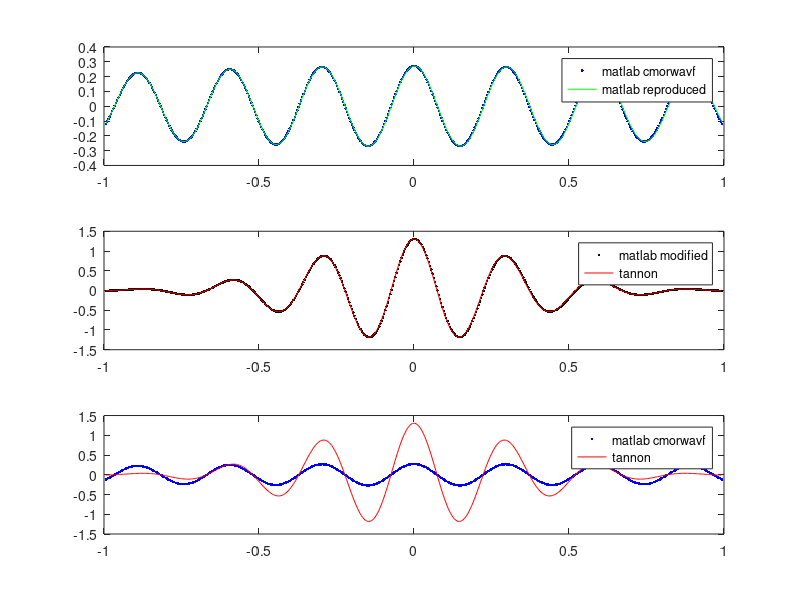

The MATLAB source for this figure:
fs=250; %Hz
frequencies = 2.^(-0.5:1/4:6);  
curr_freq=frequencies(10);

sigmaf = curr_freq./7;  %  7 as Tallon-Baudry et al,
sigmat = 1./sigmaf * (1./(2*pi));  % as in Tallon

% s = 7/(2*pi*curr_freq); % see https://jallen.faculty.arizona.edu/sites/jallen.faculty.arizona.edu/files/Chapter_13_Complex_Morlet_Wavelets_Power_Phase.pdf
% % and look also:
% % https://www.biorxiv.org/content/biorxiv/early/2018/08/21/397182.full.pdf
% % where it's clear that 7 represents the number of cycles. "For neurophysiology data such as EEG, MEG, and LFP, typical values of n
% % range from 2 to 15 over frequencies between 2 Hz and 80 Hz. Other applications may require a
% % different number of cycles. "

Lb = -3*sigmat; 
Ub = +3*sigmat;
time_support = Lb:1/fs:Ub; % 

%% Formula from: Tallon-Baudry, Catherine, et al. "Stimulus specificity of phase-locked and non-phase-locked 40 Hz visual responses in human." Journal of Neuroscience 16.13 (1996): 4240-4249.
wavelet_Tannon = (sqrt(pi)*sigmat).^(-0.5) * exp(2*pi*1i*curr_freq.*time_support) .* exp(-time_support.^2./(2*sigmat^2));   

%% Formula used in cmorwavf and taken from: Computational Signal Processing with Wavelets
wavelet_matlab = ((pi*(1/sigmaf.^2)).^(-0.5)) * exp(2*pi*1i*curr_freq.*time_support) .* exp(-(time_support.^2)*(sigmaf^2)); %% this matches matlab!

%% Modified version of Matlab equation to match Tannon's formula. sqrt(2*pi*(A)) and 2*pi^2 inside the exp of the Gaussian
wavelet_matlab_modified = sqrt(2*pi*((pi*(1/sigmaf.^2)).^(-0.5))) * exp(2*pi*1i*curr_freq.*time_support) .* exp(-(time_support.^2)*(sigmaf^2)*2*pi^2); 

%%  matlab coefficients
N = length(wavelet_Tannon);
fb = 1/(sigmaf^2);
fc = curr_freq;
[psi_from_cmorwavf,x] = cmorwavf(Lb,Ub,N,fb,fc);

%% comparing differently
figure
subplot(311)
plot(x,real(psi_from_cmorwavf),'b.')
hold on
plot(x,real(wavelet_matlab),'g')
legend({'matlab cmorwavf','matlab reproduced'})
subplot(312)
plot(x,real(wavelet_matlab_modified),'k.')
hold on
plot(time_support,real(wavelet_Tannon),'r')
legend({'matlab modified','tannon'})
subplot(313)
plot(x,real(psi_from_cmorwavf),'b.')
hold on
plot(time_support,real(wavelet_Tannon),'r')
legend({'matlab cmorwavf','tannon'})








